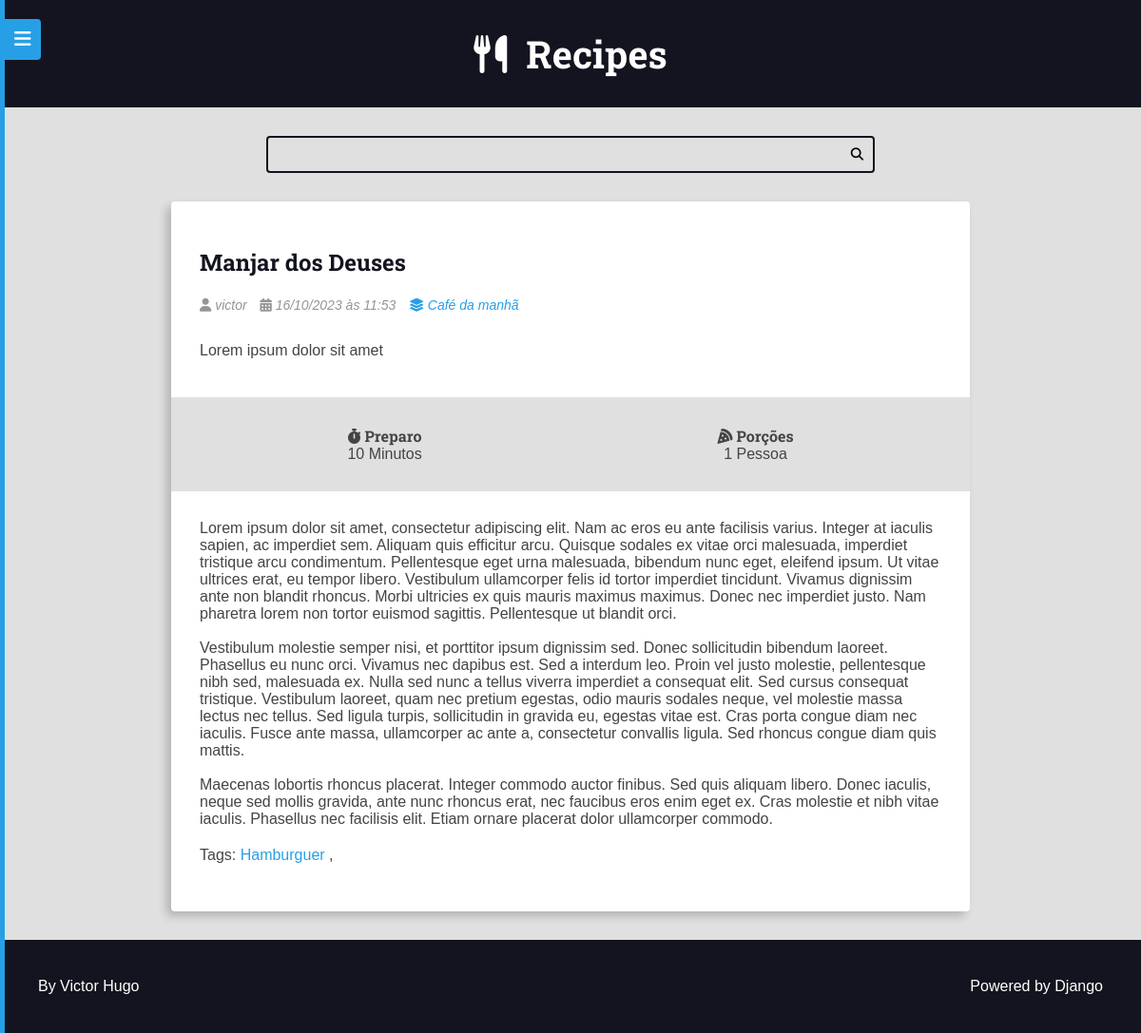
The app's page /recipes/204/ with its own data.
### recipes/models.py (models this page shows, shortened)
class Recipe(models.Model):
    objects = RecipeManager()
    title = models.CharField(max_length=65)
    description = models.CharField(max_length=165)
    slug = models.SlugField(unique=True)
    preparation_time = models.IntegerField()
    preparation_time_unit = models.CharField(max_length=65)
    servings = models.IntegerField()
    servings_unit = models.CharField(max_length=65)
    preparation_steps = models.TextField()
    preparation_steps_is_html = models.BooleanField(default=False)
    created_at = models.DateTimeField(auto_now_add=True)
    updated_at = models.DateTimeField(auto_now=True)
    is_published = models.BooleanField(default=False)
    cover = models.ImageField(
        upload_to='recipes/covers/%Y/%m/%d/',
        blank=True,
        default='')
    category = models.ForeignKey(
        Category, on_delete=models.SET_NULL, null=True, blank=True,
        default=None,
    )
    author = models.ForeignKey(
        User, on_delete=models.SET_NULL, null=True
    )
    tags = models.ManyToManyField(Tag)
    def get_absolute_url(self):
        return reverse('recipes:recipe', args=(self.id,))

class Category(models.Model):
    name = models.CharField(max_length=65)

### tag/models.py (models this page shows, shortened)
class Tag(models.Model):
    name = models.CharField(max_length=255)
    slug = models.SlugField(unique=True)

### recipes/views.py (the view)
# urls.py: path('recipes/<int:pk>/', views.RecipeDetail.as_view(), name="recipe"),
class RecipeDetail(DetailView):
    model = Recipe
    context_object_name = 'recipe'
    template_name = 'recipes/pages/recipe-view.html'
    def get_queryset(self, *args, **kwargs):
        qs = super().get_queryset(*args, **kwargs)
        qs = qs.filter(is_published=True)
        return qs
    def get_context_data(self, *args, **kwargs):
        ctx = super().get_context_data(*args, **kwargs)
        ctx.update({
            'is_detail_page': True
        })
        return ctx

### recipes/templates/recipes/pages/recipe-view.html (shortened to what this page needs)
{% extends 'global/base.html' %}
{% block content %}
<main class="main-content-container">
  <div class="main-content main-content-detail container">
    {% include 'recipes/partials/recipe.html' %}
  </div>
</main>
{% endblock content %}

### recipes/templates/recipes/partials/recipe.html (shortened to what this page needs)
<div class="recipe recipe-list-item">
  {% if recipe.cover %}
    <div class="recipe-cover">
    </div>
  {% endif %}
  <div class="recipe-title-container">
      <h2 class="recipe-title">
        <a href="{{ recipe.get_absolute_url }}">
          {{ recipe.title }}
        </a>
      </h2>
  </div>
  <div class="recipe-author">
    {% if recipe.author is not None %}
      <span class="recipe-author-item">
        <i class="fas fa-user"></i>
        {% if recipe.author.first_name %}
          {{ recipe.author.first_name }} {{ recipe.author.last_name }}
        {% else %}
          {{recipe.author.username}}
        {% endif %}
      </span>
    {% endif %}
    <span class="recipe-author-item">
      <i class="fas fa-calendar-alt"></i>
      {{ recipe.created_at|date:"d/m/Y" }} às {{ recipe.created_at|date:"H:i" }}
    </span>
    {% if recipe.category is not None %}
      <span class="recipe-author-item">
          <a href="{% url 'recipes:category' recipe.category.id %}">
            <i class="fas fa-layer-group"></i>
            <span>{{ recipe.category.name }}</span>
          </a>
        </span>
    {% endif %}
  </div>
  <div class="recipe-content">
    <p>{{ recipe.description }}</p>
  </div>
  <div class="recipe-meta-container">
    <div class="recipe-meta recipe-preparation">
      <h3 class="recipe-meta-title">
        <i class="fas fa-stopwatch"></i> Preparo
      </h3>
      <div class="recipe-meta-text">
        {{ recipe.preparation_time }} {{ recipe.preparation_time_unit }}
      </div>
    </div>
    <div class="recipe-meta recipe-servings">
      <h3 class="recipe-meta-title">
        <i class="fas fa-pizza-slice"></i> Porções
      </h3>
      <div class="recipe-meta-text">
        {{ recipe.servings }} {{ recipe.servings_unit }}
      </div>
    </div>
  </div>
	{% if is_detail_page is True %}
		<div class="preparation-steps">
			{% if recipe.preparation_steps_is_html is True %}
				{{ recipe.preparation_steps|safe }}
			{% else %}
				{{ recipe.preparation_steps|linebreaksbr }}
			{% endif %}
      {% if recipe.tags.all %}
        <p>
          Tags:
          {% for tag in recipe.tags.all %}
            <a href="{% url 'recipes:tag' tag.slug %}">
              {{ tag.name }}
            </a>,
          {% endfor %}
        </p>
      {% endif %}
		</div>
  	{% endif %}
</div>

### base_static/global/css/styles.css (style rules this page uses)
:root { --color-primary: #269fe6; --color-primary-hover: #2086c2; --color-primary-dark: #13141f; --color-primary-dark-hover: #212336; --color-primary-light: #d4ecfa; --color-primary-light-hover: #bdd8e7; --color-white: #fff; --color-black: #000; --color-dark-text: #444; --color-info-light: #cce5ff; --color-debug-light: #cce5ff; --color-success-light: #d4edda; --color-alert-light: #fff3cd; --color-warning-light: #fff3cd; --color-error-light: #f8d7da; --color-info-dark: #4d86c4; --color-debug-dark: #4d86c4; --color-success-dark: #4a9c5d; --color-alert-dark: #927f40; --color-warning-dark: #927f40; --color-error-dark: #da525d; --color-gray-0: #f9f9f9; --color-gray-1: #e0e0e0; --color-gray-2: #c7c7c7; --color-gray-3: #aeaeae; --color-gray-4: #959595; --color-gray-5: #7d7d7d; --color-gray-6: #646464; --color-gray-7: #4b4b4b; --color-gray-8: #323232; --color-gray-9: #191919; --font-primary: sans-serif; --font-headings: 'Roboto Slab', serif; --spacing-gutter-medium: 3rem; --spacing-gutter-large: 4rem; }
* { padding: 0; margin: 0; box-sizing: border-box; }
html { font-size: 62.5%; }
body { font-size: 1.6rem; font-family: var(--font-primary); background: var(--color-gray-1); color: var(--color-dark-text); }
h1, h2, h3, h4, h5, h6 { font-family: var(--font-headings); }
a { color: var(--color-primary); text-decoration: none; }
.container { max-width: 144rem; margin: 0 auto; padding: var(--spacing-gutter-medium); }
.main-content { padding-top: 0; }
.recipe { background: var(--color-white); box-shadow: -5px 5px 10px rgba(0, 0, 0, 0.2); transform: scale(1); transition: all 300ms ease-in-out; border-radius: 0.4rem; overflow: hidden; }
.recipe-list-item { max-width: 64rem; height: fit-content; }
.recipe-title-container { padding: var(--spacing-gutter-medium); padding-bottom: 2rem; }
.recipe-title-container a { text-decoration: none; color: var(--color-primary-dark); }
.recipe-author { padding: 0 var(--spacing-gutter-medium); }
.recipe-content { padding: var(--spacing-gutter-medium); padding-top: 2rem; }
.recipe-author-item { color: var(--color-gray-4); margin-right: 1rem; font-style: italic; font-size: 1.4rem; }
.recipe-author a { color: var(--color-primary); transition: all 300ms ease-in-out; text-decoration: none; }
.recipe-meta-container { display: flex; flex-flow: row wrap; padding: var(--spacing-gutter-medium); background: var(--color-gray-1); }
.recipe-meta { display: flex; flex-flow: column nowrap; flex-shrink: 1; flex-grow: 1; text-align: center; }
.recipe-meta-title { font-size: 1.6rem; }
.main-content-detail .recipe-list-item { max-width: 84rem; margin: 0 auto; }
.preparation-steps { padding: var(--spacing-gutter-medium); }
.preparation-steps h1, .preparation-steps h2, .preparation-steps h3, .preparation-steps h4, .preparation-steps h5, .preparation-steps h6, .preparation-steps p, .preparation-steps pre { margin: 2rem 0; }
.authors-dashboard-container h3, p, ul { list-style-type: none; margin: 1rem 0; }

### records on screen
Recipe: title "Manjar dos Deuses", author.username "victor", created_at "16/10/2023", created_at "11:53", category.name "Café da manhã", description "Lorem ipsum dolor sit amet", preparation_time "10", preparation_time_unit "Minutos", servings "1", servings_unit "Pessoa", preparation_steps "Lorem ipsum dolor sit amet, consectetur adipiscing elit. Nam ac eros eu ante facilisis varius. Integer at iaculis sapien, ac imperdiet sem. Aliquam quis efficitur arcu. Quisque sodales ex vitae orci malesuada, imperdiet tristique arcu condimentum. Pellentesque eget urna malesuada, bibendum nunc eget, eleifend ipsum. Ut vitae ultrices erat, eu tempor libero. Vestibulum ullamcorper felis id tortor imperdiet tincidunt. Vivamus dignissim ante non blandit rhoncus. Morbi ultricies ex quis mauris maximus maximus. Donec nec imperdiet justo. Nam pharetra lorem non tortor euismod sagittis. Pellentesque ut blandit orci. Vestibulum molestie semper nisi, et porttitor ipsum dignissim sed. Donec…"
Tag: name "Hamburguer"
